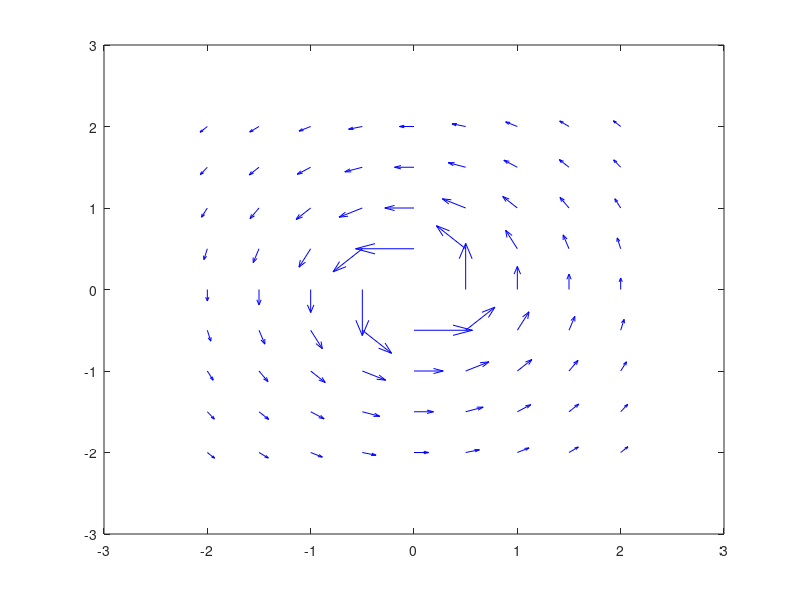

MATLAB code for this plot: (Note: this script raises an error after producing the figure.)
[X,Y] = meshgrid(-2:0.5:2,-2:0.5:2);
if(X.^2+Y.^2 == 0)     
    [U,V] = [0,0];
else
    U = -Y./(X.^2+Y.^2); 
    V = X./(X.^2+Y.^2);
end
hQuiver = quiver(X,Y,U,V,'b');
hQuiver.ShowArrowHead = 'off';
hQuiver.Marker = '.';
set(hQuiver,'LineWidth',1/2)